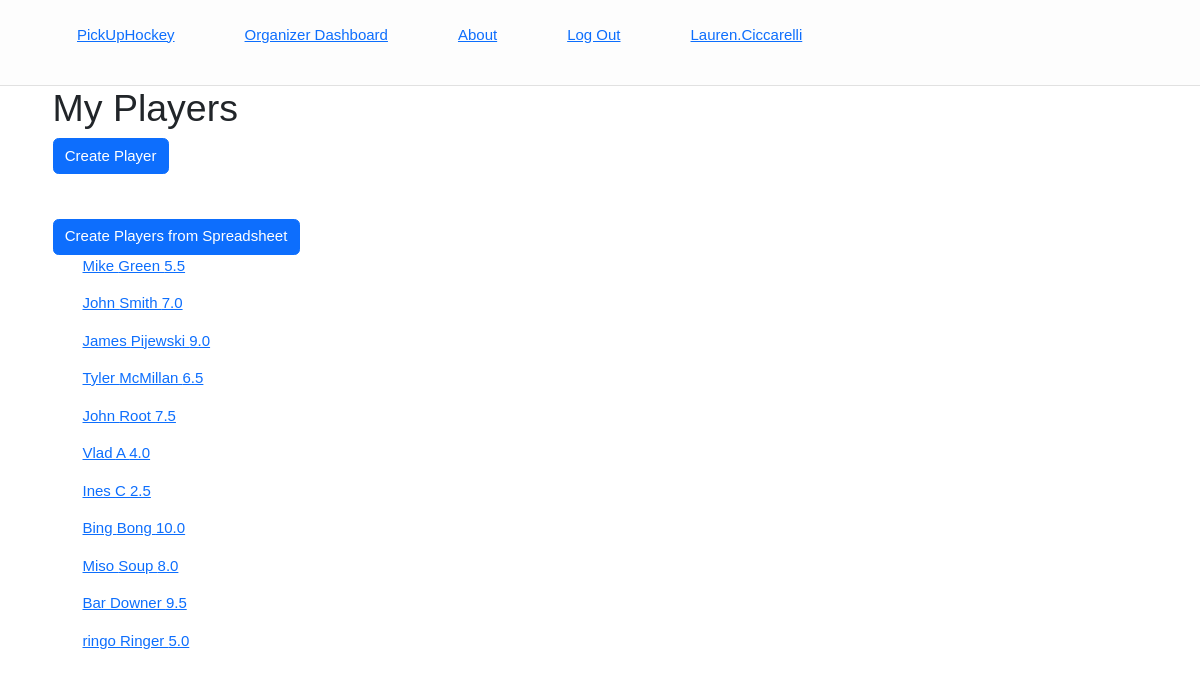
The page /organize/dashboard/my-players/ (signed in) on the database its author committed.
### pickuphockey/models.py (models this page shows, shortened)
class Player(models.Model):
    first_name = models.CharField(max_length=150, default= None)
    last_name = models.CharField(max_length=150, default= None)
    email = models.EmailField(max_length=150, default= None)
    skill = models.DecimalField(max_digits=4, decimal_places=1)
    created_by = models.ForeignKey(User, on_delete= models.CASCADE, default= 1)
    class Meta():
        unique_together= ("created_by", "email")

### OrgDash/views.py (the view)
# urls.py: path('dashboard/my-players/', views.PlayerListiview.as_view(), name = 'player_list'),
class PlayerListiview(ListView):
    model = Player
    template_name = 'OrgDash/player_list.html'
    def get_queryset(self):
        all_players = super().get_queryset()
        my_players = all_players.filter(created_by = self.request.user)
        return my_players

### OrgDash/templates/OrgDash/player_list.html (shortened to what this page needs)
{% extends 'base.html' %}
{% block body_block %}
<div class="container">
    <h1>My Players</h1>
    <div row="row">
        <form action="{% url 'OrgDash:create_player' %}">
         <button class="btn btn-primary">Create Player</button>
         <br>
         <br>
         <br>
     </form>
     <form action="{% url 'OrgDash:upload_sheet' %}">
        <button class="btn btn-primary">Create Players from Spreadsheet</button>
      <br>
    </form>
     {% for player in object_list %}
     <ul>
        <a href="{{player.id}}">{{player.first_name}} {{player.last_name}} {{player.skill}} </a>
     </ul>
     {% endfor %}
</div>
{% endblock %}

### pickuphockey/templates/base.html (shortened to what this page needs)
{% load static %}
<!DOCTYPE html>
<html lang="en">
<head>
    <link href="https://cdn.jsdelivr.net/npm/bootstrap@5.3.0-alpha1/dist/css/bootstrap.min.css" rel="stylesheet">
    <link rel="stylesheet" href="{% static 'pickuphockey.css' %}">
</head>
    <nav class="nav">
        <div class="nav-main">
        <ul class="nav-links">
            {% if user.is_authenticated %}
            <li class="nav-link">
                <a class = "brand" href="#">PickUpHockey</a>
            </li>
            <li class="nav-link">
                <a href="{% url 'OrgDash:organizer_dashboard' %}">Organizer Dashboard</a>
            </li>
            <li class="nav-link">
                <a  href="">About</a>
            </li>
            <li class="nav-link">
                <a  href="{% url 'logout' %}">Log Out</a>
            </li>
            <li class="nav-link">
                <a  href="#">{{user.username}}</a>
            </li>
          {% endif %}
       </ul>
    </div>
    </nav>
    <body>
    <div class="container">
    {% block body_block %}
    {% endblock %}
    </div>
</body>
</html>

### pickuphockey/static/pickuphockey.css (style rules this page uses)
* { font-family: 'Manrope', sans-serif !important; box-sizing: border-box; margin:0; padding:0; font-size:15px; }
.nav { display:flex; background-color: rgb(253, 253, 253); padding:16px 32px; border-bottom:0.1px solid rgb(225, 225, 225); justify-content:space-between; align-items:center; }
.nav-main { display:flex; gap:32px; }
.nav-link { text-decoration: none; }
.nav-links { display:flex; gap: 40px; list-style: none; }

### rows shown on the page
Player: first_name "Mike", last_name "Green", skill "5.5"
Player: first_name "John", last_name "Smith", skill "7.0"
Player: first_name "James", last_name "Pijewski", skill "9.0"
Player: first_name "Tyler", last_name "McMillan", skill "6.5"
Player: first_name "John", last_name "Root", skill "7.5"
Player: first_name "Vlad", last_name "A", skill "4.0"
Player: first_name "Ines", last_name "C", skill "2.5"
Player: first_name "Bing", last_name "Bong", skill "10.0"
Player: first_name "Miso", last_name "Soup", skill "8.0"
Player: first_name "Bar", last_name "Downer", skill "9.5"
Player: first_name "ringo", last_name "Ringer", skill "5.0"

### other values the page prints
{{ user.username }} "Lauren.Ciccarelli"
